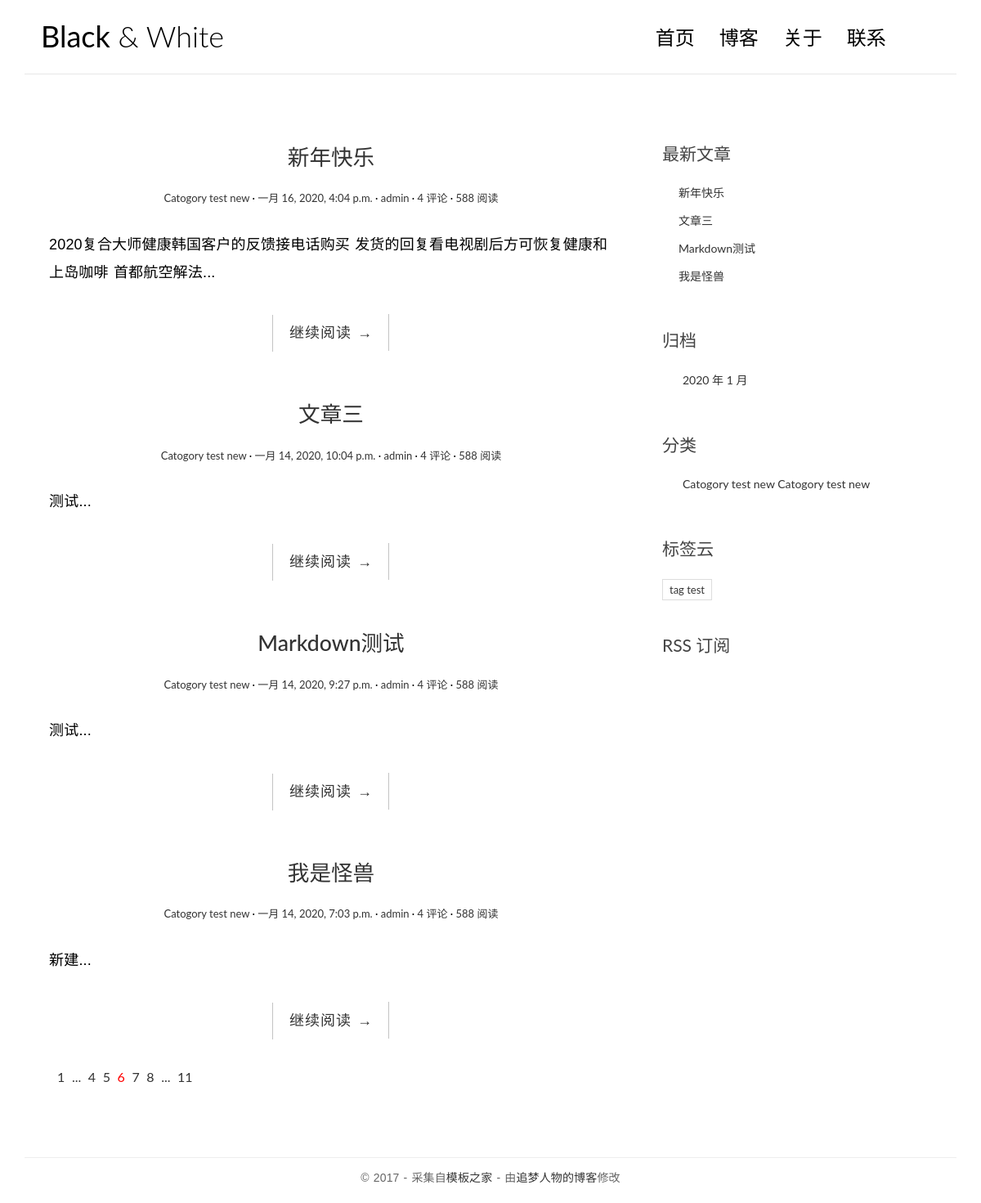
The page / on the database its author committed.
### blog/models.py (models this page shows, shortened)
class Post(models.Model):
    title = models.CharField('标题', max_length=70)
    body = models.TextField('正文')
    created_time = models.DateTimeField('创建时间', default=timezone.now)
    modified_time = models.DateTimeField('修改时间')
    excerpt = models.CharField('摘要', max_length=200, blank=True)
    category = models.ForeignKey(Category, verbose_name='分类', on_delete=models.CASCADE)
    tags = models.ManyToManyField(Tag, verbose_name='标签', blank=True)
    author = models.ForeignKey(User, verbose_name='作者', on_delete=models.CASCADE, null=True)
    class Meta:
        verbose_name = '文章'
        verbose_name_plural = verbose_name
    """
    定义好 __str__ 方法后，解释器显示的内容将会是 __str__ 方法返回的内容。这里 Category 返回分类名 name ，Tag 返回标签名，而 Post 返回它的 title
    """
    def __str__(self):
        return self.title
    def get_absolute_url(self):
        return reverse('blog:detail', kwargs={'pk': self.pk})
    """
    每次保存模型时，都应该修改 modified_time 的值。每一个 Model 都有一个 save 方法，这个方法包含了将 model 数据保存到数据库中的逻辑。
    通过覆写这个方法，在 model 被 save 到数据库前指定 modified_time 的值为当前时间
    要注意在指定完 modified_time 的值后，别忘了调用父类的 save 以执行数据保存回数据库的逻辑。
    """
    def save(self, *args, **kwargs):
        self.modified_time = timezone.now()
        md = markdown.Markdown(extensions=[
            'markdown.extensions.extra',
            'markdown.extensions.codehilite',
        ])
        self.excerpt = strip_tags(md.convert(self.body)[:54])
        super().save(*args, **kwargs)

class Category(models.Model):
    name = models.CharField(max_length=100)
    class Meta:
        verbose_name = '分类'
        verbose_name_plural = verbose_name

class Tag(models.Model):
    name = models.CharField(max_length=100)
    class Meta:
        verbose_name = '标签'
        verbose_name_plural = verbose_name

### blog/views.py (the view)
# urls.py: path('', views.index, name='index'),
def index(request):
    post_list = Post.objects.all().order_by('-created_time')
    return render(request, 'blog/index.html', context={
        'post_list': post_list
    })

### blog/templatetags/blog_extras.py (called while the page is built)
@register.inclusion_tag('blog/inclusions/_recent_posts.html', takes_context=True)
def show_recent_posts(context, num=5):
    return {
        'recent_post_list': Post.objects.all().order_by('-created_time')[:num]
    }

@register.inclusion_tag('blog/inclusions/_archives.html', takes_context=True)
def show_archives(context):
    return {
        'date_list': Post.objects.dates('created_time', 'month', order='DESC')
    }

@register.inclusion_tag('blog/inclusions/_categories.html', takes_context=True)
def show_categories(context):
    return {
        'category_list': Category.objects.all(),
    }

@register.inclusion_tag('blog/inclusions/_tags.html', takes_context=True)
def show_tags(context):
    return {
        'tag_list': Tag.objects.all()
    }

### templates/blog/index.html
{% extends 'base.html' %}
            {% block main %}
                {% for post in post_list %}
                    <article class="post post-1">
                                            <header class="entry-header">
                        <h1 class="entry-title">
                            <a href="{{ post.get_absolute_url }}">{{ post.title }}</a>
                        </h1>
                        <div class="entry-meta">
                            <span class="post-category"><a href="#">{{ post.category.name }}</a></span>
                            <span class="post-date"><a href="#"><time class="entry-date"
                                                                      datetime="{{ post.created_time }}">{{ post.created_time }}</time></a></span>
                            <span class="post-author"><a href="#">{{ post.author }}</a></span>
                            <span class="comments-link"><a href="#">4 评论</a></span>
                            <span class="views-count"><a href="#">588 阅读</a></span>
                        </div>
                    </header>
                    <div class="entry-content clearfix">
                        <p>{{ post.excerpt }}...</p>
                        <div class="read-more cl-effect-14">
                            <a href="{{ post.get_absolute_url }}" class="more-link">继续阅读 <span class="meta-nav">→</span></a>
                        </div>
                    </div>
                    </article>
                    {% empty %}
                    <div class="no-post">暂时还没有发布的文章！</div>
                {% endfor %}
                <div class="pagination">
                    <ul>
                        <li><a href="">1</a></li>
                        <li><a href="">...</a></li>
                        <li><a href="">4</a></li>
                        <li><a href="">5</a></li>
                        <li class="current"><a href="">6</a></li>
                        <li><a href="">7</a></li>
                        <li><a href="">8</a></li>
                        <li><a href="">...</a></li>
                        <li><a href="">11</a></li>
                    </ul>
                </div>
            {% endblock main %}

### templates/blog/inclusions/_recent_posts.html
<div class="widget widget-recent-posts">
  <h3 class="widget-title">最新文章</h3>
  <ul>
    {% for post in recent_post_list %}
      <li>
        <a href="{{ post.get_absolute_url }}">{{ post.title }}</a>
      </li>
    {% empty %}
      暂无文章！
    {% endfor %}
  </ul>
</div>

### templates/blog/inclusions/_categories.html
<div class="widget widget-category">
  <h3 class="widget-title">分类</h3>
  <ul>
    {% for category in category_list %}
      <li>
        <a href="{% url 'blog:category' category.pk %}">{{ category.name }} <span class="post-count">{{ category.name }}</span></a>
      </li>
    {% empty %}
      暂无分类！
    {% endfor %}
  </ul>
</div>

### templates/blog/inclusions/_tags.html
<div class="widget widget-tag-cloud">
  <h3 class="widget-title">标签云</h3>
  <ul>
    {% for tag in tag_list %}
      <li>
        <a href="{% url 'blog:tag' tag.pk %}">{{ tag.name }}</a>
      </li>
    {% empty %}
      暂无标签！
    {% endfor %}
  </ul>
</div>

### blog/static/blog/css/custom.css (style rules this page uses)
* { outline: none; }
h1, h2, h3, h4, h5, h6 { margin-top: 0; }
a { color: #333; }
body { color: #444; font-family: 'Lato', sans-serif; }
p { font-family: 'Ubuntu', sans-serif; font-weight: 400; word-spacing: 1px; letter-spacing: 0.01em; }
.post { background: #fff; padding: 30px 30px 0; }
.entry-title { text-align: center; font-size: 1.9em; margin-bottom: 20px; line-height: 1.6; padding: 10px 20px 0; }
.entry-meta { text-align: center; color: #DDDDDD; font-size: 13px; margin-bottom: 30px; }
.entry-content { font-size: 18px; line-height: 1.9; font-weight: 300; color: #000; }
.post-category::after, .post-date::after, .post-author::after, .comments-link::after { content: ' ·'; color: #000; }
.read-more { font-family: 'Ubuntu', sans-serif; font-weight: 400; word-spacing: 1px; letter-spacing: 0.01em; text-align: center; margin-top: 20px; }
.cl-effect-14 a { padding: 0 20px; height: 45px; line-height: 45px; position: relative; display: inline-block; margin: 15px 25px; letter-spacing: 1px; font-weight: 400; text-shadow: 0 0 1px rgba(255, 255, 255, 0.3); }
.cl-effect-14 a::before, .cl-effect-14 a::after { position: absolute; width: 45px; height: 1px; background: #C3C3C3; content: ''; -webkit-transition: all 0.3s; -moz-transition: all 0.3s; transition: all 0.3s; pointer-events: none; }
.cl-effect-14 a::before { top: 0; left: 0; -webkit-transform: rotate(90deg); -moz-transform: rotate(90deg); transform: rotate(90deg); -webkit-transform-origin: 0 0; -moz-transform-origin: 0 0; transform-origin: 0 0; }
.cl-effect-14 a::after { right: 0; bottom: 0; -webkit-transform: rotate(90deg); -moz-transform: rotate(90deg); transform: rotate(90deg); -webkit-transform-origin: 100% 0; -moz-transform-origin: 100% 0; transform-origin: 100% 0; }
.widget { background: #fff; padding: 30px 0 0; }
.widget-title { font-size: 1.5em; margin-bottom: 20px; line-height: 1.6; padding: 10px 0 0; font-weight: 400; }
.widget-recent-posts ul { padding: 0; margin: 0; padding-left: 20px; }
.widget-recent-posts ul li { list-style-type: none; position: relative; line-height: 170%; margin-bottom: 10px; }
.widget-recent-posts ul li::before { content: '\f3d3'; font-family: "Ionicons"; position: absolute; left: -17px; top: 3px; font-size: 16px; color: #000; }
.widget-category ul { padding: 0; margin: 0; padding-left: 25px; }
.widget-category ul li { list-style-type: none; position: relative; line-height: 170%; margin-bottom: 10px; }
.widget-category ul li::before { content: '\f3fe'; font-family: "Ionicons"; position: absolute; left: -25px; top: 1px; font-size: 18px; color: #000; }
.widget-tag-cloud ul { padding: 0; margin: 0; margin-right: -10px; }
.widget-tag-cloud ul li { list-style-type: none; font-size: 13px; display: inline-block; margin-right: 10px; margin-bottom: 10px; padding: 3px 8px; border: 1px solid #ddd; }
.pagination ul { list-style: none; }
.pagination ul li { display: inline-block; font-size: 16px; margin-right: 5px; }
.current a { color: red; }

### rows shown on the page
Post: title "新年快乐", category.name "Catogory test new", created_time "一月 16, 2020, 4:04 p.m.", author "admin", excerpt "2020复合大师健康韩国客户的反馈接电话购买 发货的回复看电视剧后方可恢复健康和上岛咖啡 首都航空解法"
Post: title "文章三", category.name "Catogory test new", created_time "一月 14, 2020, 10:04 p.m.", author "admin", excerpt "测试"
Post: title "Markdown测试", category.name "Catogory test new", created_time "一月 14, 2020, 9:27 p.m.", author "admin", excerpt "测试"
Post: title "我是怪兽", category.name "Catogory test new", created_time "一月 14, 2020, 7:03 p.m.", author "admin", excerpt "新建"
Category: name "Catogory test new"
Tag: name "tag test"

### other values the page prints
{{ date.year }} "2020"
{{ date.month }} "1"
